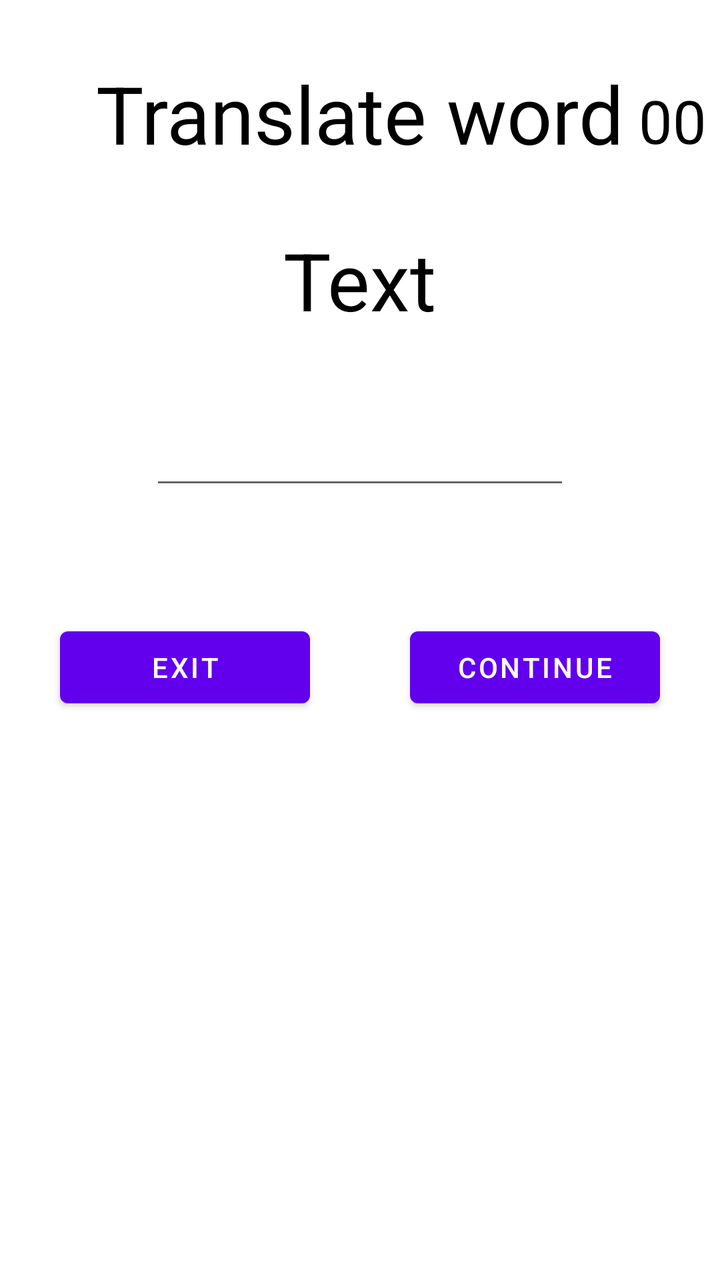
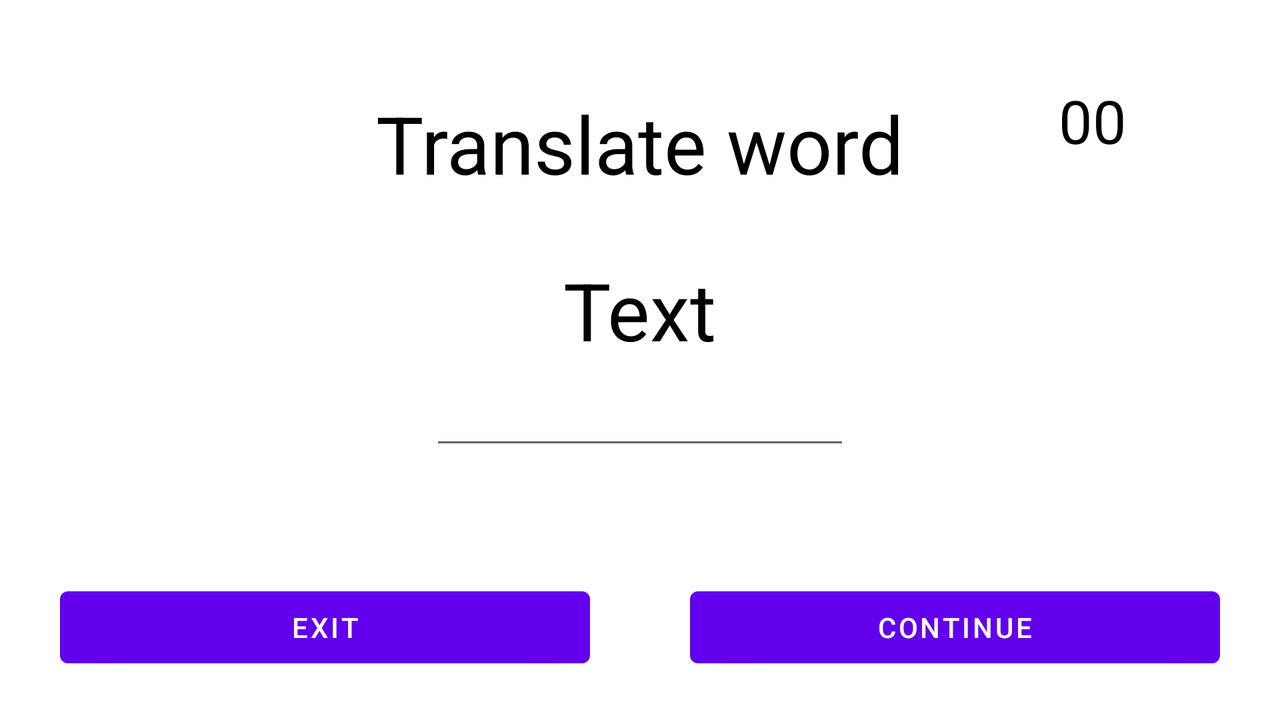

First picture: res/layout/ on a phone held upright. Second picture: the repository's own variant of that layout, on a device whose configuration matches the variant's folder. Source for both follows.
<!-- AndroidManifest.xml: application theme Theme.TestEnglish -->
<!-- res/layout/activity_test_with_answer.xml -->
<?xml version="1.0" encoding="utf-8"?>
<androidx.constraintlayout.widget.ConstraintLayout xmlns:android="http://schemas.android.com/apk/res/android"
    xmlns:app="http://schemas.android.com/apk/res-auto"
    xmlns:tools="http://schemas.android.com/tools"
    android:id="@+id/activity_test_with_answer"
    android:layout_width="match_parent"
    android:layout_height="match_parent"
    >

    <TextView
        android:id="@+id/textView3"
        android:layout_width="wrap_content"
        android:layout_height="wrap_content"
        android:layout_marginTop="30dp"
        android:text="@string/translate_word"
        android:textColor="@color/black"
        android:textSize="40dp"
        app:layout_constraintEnd_toEndOf="parent"
        app:layout_constraintStart_toStartOf="parent"
        app:layout_constraintTop_toTopOf="parent" />

    <TextView
        android:id="@+id/textWord"
        android:layout_width="wrap_content"

        android:layout_height="wrap_content"
        android:layout_marginTop="30dp"
        android:text="@string/textWord"
        android:textColor="@color/black"
        android:textSize="40sp"
        app:layout_constraintEnd_toEndOf="parent"
        app:layout_constraintStart_toStartOf="parent"
        app:layout_constraintTop_toBottomOf="@+id/textView3" />

    <EditText
        android:id="@+id/editTextAnswer"
        android:layout_width="wrap_content"
        android:layout_height="wrap_content"
        android:layout_marginTop="35dp"
        android:ems="10"
        android:inputType="textPersonName"
        android:minHeight="48dp"
        android:text=""
        app:layout_constraintEnd_toEndOf="parent"
        app:layout_constraintStart_toStartOf="parent"
        app:layout_constraintTop_toBottomOf="@+id/textWord"
        tools:ignore="SpeakableTextPresentCheck" />

    <Button
        android:id="@+id/buttonExit"
        android:layout_width="0dp"
        android:layout_height="wrap_content"
        android:layout_marginStart="30dp"
        android:layout_marginTop="60dp"
        android:layout_marginEnd="25dp"
        android:text="@string/exit"
        app:layout_constraintEnd_toStartOf="@+id/buttonContinueTestWithAnswer"
        app:layout_constraintStart_toStartOf="parent"
        app:layout_constraintTop_toBottomOf="@+id/editTextAnswer" />

    <Button
        android:id="@+id/buttonContinueTestWithAnswer"
        android:layout_width="0dp"
        android:layout_height="wrap_content"
        android:layout_marginStart="25dp"
        android:layout_marginTop="60dp"
        android:layout_marginEnd="30dp"
        android:text="@string/buttonContinueTestWithAnswer"
        app:layout_constraintEnd_toEndOf="parent"
        app:layout_constraintStart_toEndOf="@+id/buttonExit"
        app:layout_constraintTop_toBottomOf="@+id/editTextAnswer" />

    <TextView
        android:id="@+id/textTime"
        android:layout_width="wrap_content"
        android:layout_height="wrap_content"
        android:layout_marginTop="40dp"
        android:text="00"
        android:textColor="@color/black"
        android:textSize="30sp"
        app:layout_constraintEnd_toEndOf="parent"
        app:layout_constraintStart_toEndOf="@+id/textView3"
        app:layout_constraintTop_toTopOf="parent" />
</androidx.constraintlayout.widget.ConstraintLayout>
<!-- resources referenced by this layout -->
<resources>
  <string name="buttonContinueTestWithAnswer">Continue</string>
  <string name="exit">Exit</string>
  <string name="textWord">Text</string>
  <string name="translate_word">Translate word</string>
  <style name="Theme.TestEnglish" parent="Theme.MaterialComponents.DayNight.DarkActionBar">
          
          <item name="colorPrimary">@color/purple_500</item>
          <item name="colorPrimaryVariant">@color/purple_700</item>
          <item name="colorOnPrimary">@color/white</item>
          
          <item name="colorSecondary">@color/teal_200</item>
          <item name="colorSecondaryVariant">@color/teal_700</item>
          <item name="colorOnSecondary">@color/black</item>
          
          <item name="android:statusBarColor">?attr/colorPrimaryVariant</item>
          
      </style>
</resources>
<!-- res/layout-land/activity_test_with_answer.xml (the repository's variant of the layout above) -->
<!-- drawn on the phone turned sideways -->
<?xml version="1.0" encoding="utf-8"?>
<androidx.constraintlayout.widget.ConstraintLayout xmlns:android="http://schemas.android.com/apk/res/android"
    xmlns:app="http://schemas.android.com/apk/res-auto"
    xmlns:tools="http://schemas.android.com/tools"
    android:id="@+id/activity_test_with_answer"
    android:layout_width="match_parent"
    android:layout_height="match_parent">

    <TextView
        android:id="@+id/textWord"
        android:layout_width="wrap_content"

        android:layout_height="wrap_content"
        android:layout_marginTop="30dp"
        android:text="@string/textWord"
        android:textColor="@color/black"
        android:textSize="40sp"
        app:layout_constraintEnd_toEndOf="parent"
        app:layout_constraintStart_toStartOf="parent"
        app:layout_constraintTop_toBottomOf="@+id/textView3" />

    <Button
        android:id="@+id/buttonExit"
        android:layout_width="0dp"
        android:layout_height="wrap_content"
        android:layout_marginStart="30dp"
        android:layout_marginTop="60dp"
        android:layout_marginEnd="25dp"
        android:text="@string/exit"
        app:layout_constraintEnd_toStartOf="@+id/buttonContinueTestWithAnswer"
        app:layout_constraintStart_toStartOf="parent"
        app:layout_constraintTop_toBottomOf="@+id/editTextAnswer" />

    <Button
        android:id="@+id/buttonContinueTestWithAnswer"
        android:layout_width="0dp"
        android:layout_height="wrap_content"
        android:layout_marginStart="25dp"
        android:layout_marginTop="60dp"
        android:layout_marginEnd="30dp"
        android:text="@string/buttonContinueTestWithAnswer"
        app:layout_constraintEnd_toEndOf="parent"
        app:layout_constraintStart_toEndOf="@+id/buttonExit"
        app:layout_constraintTop_toBottomOf="@+id/editTextAnswer" />

    <TextView
        android:id="@+id/textTime"
        android:layout_width="wrap_content"
        android:layout_height="wrap_content"
        android:layout_marginTop="40dp"
        android:text="00"
        android:textColor="@color/black"
        android:textSize="30sp"
        app:layout_constraintEnd_toEndOf="parent"
        app:layout_constraintStart_toEndOf="@+id/textView3"
        app:layout_constraintTop_toTopOf="parent" />

    <TextView
        android:id="@+id/textView3"
        android:layout_width="wrap_content"
        android:layout_height="wrap_content"
        android:layout_marginTop="45dp"
        android:text="@string/translate_word"
        android:textColor="@color/black"
        android:textSize="40dp"
        app:layout_constraintEnd_toEndOf="parent"
        app:layout_constraintStart_toStartOf="parent"
        app:layout_constraintTop_toTopOf="parent" />

    <EditText
        android:id="@+id/editTextAnswer"
        android:layout_width="wrap_content"
        android:layout_height="wrap_content"
        android:ems="10"
        android:inputType="textPersonName"
        android:minHeight="48dp"
        android:text=""
        app:layout_constraintEnd_toEndOf="parent"
        app:layout_constraintStart_toStartOf="parent"
        app:layout_constraintTop_toBottomOf="@+id/textWord"
        tools:ignore="SpeakableTextPresentCheck" />

</androidx.constraintlayout.widget.ConstraintLayout>
